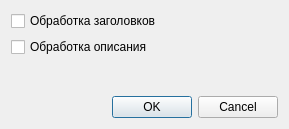
<?xml version="1.0" encoding="UTF-8"?>
<ui version="4.0">
 <class>SynoDialog</class>
 <widget class="QDialog" name="SynoDialog">
  <property name="windowModality">
   <enum>Qt::ApplicationModal</enum>
  </property>
  <property name="geometry">
   <rect>
    <x>0</x>
    <y>0</y>
    <width>289</width>
    <height>129</height>
   </rect>
  </property>
  <property name="windowTitle">
   <string>Синонимы</string>
  </property>
  <layout class="QGridLayout" name="gridLayout_4">
   <item row="3" column="0" colspan="2">
    <widget class="QDialogButtonBox" name="buttonBox">
     <property name="standardButtons">
      <set>QDialogButtonBox::Cancel|QDialogButtonBox::Ok</set>
     </property>
    </widget>
   </item>
   <item row="1" column="0">
    <widget class="QCheckBox" name="description_cb">
     <property name="text">
      <string>Обработка описания</string>
     </property>
    </widget>
   </item>
   <item row="0" column="0">
    <widget class="QCheckBox" name="title_cb">
     <property name="text">
      <string>Обработка заголовков</string>
     </property>
    </widget>
   </item>
   <item row="2" column="0">
    <spacer name="verticalSpacer">
     <property name="orientation">
      <enum>Qt::Vertical</enum>
     </property>
     <property name="sizeHint" stdset="0">
      <size>
       <width>20</width>
       <height>40</height>
      </size>
     </property>
    </spacer>
   </item>
  </layout>
 </widget>
 <resources>
  <include location="../res/icons.qrc"/>
 </resources>
 <connections>
  <connection>
   <sender>buttonBox</sender>
   <signal>accepted()</signal>
   <receiver>SynoDialog</receiver>
   <slot>accept()</slot>
   <hints>
    <hint type="sourcelabel">
     <x>131</x>
     <y>166</y>
    </hint>
    <hint type="destinationlabel">
     <x>212</x>
     <y>94</y>
    </hint>
   </hints>
  </connection>
  <connection>
   <sender>buttonBox</sender>
   <signal>rejected()</signal>
   <receiver>SynoDialog</receiver>
   <slot>reject()</slot>
   <hints>
    <hint type="sourcelabel">
     <x>87</x>
     <y>162</y>
    </hint>
    <hint type="destinationlabel">
     <x>69</x>
     <y>89</y>
    </hint>
   </hints>
  </connection>
 </connections>
 <slots>
  <slot>clickedBB(QAbstractButton*)</slot>
 </slots>
</ui>
